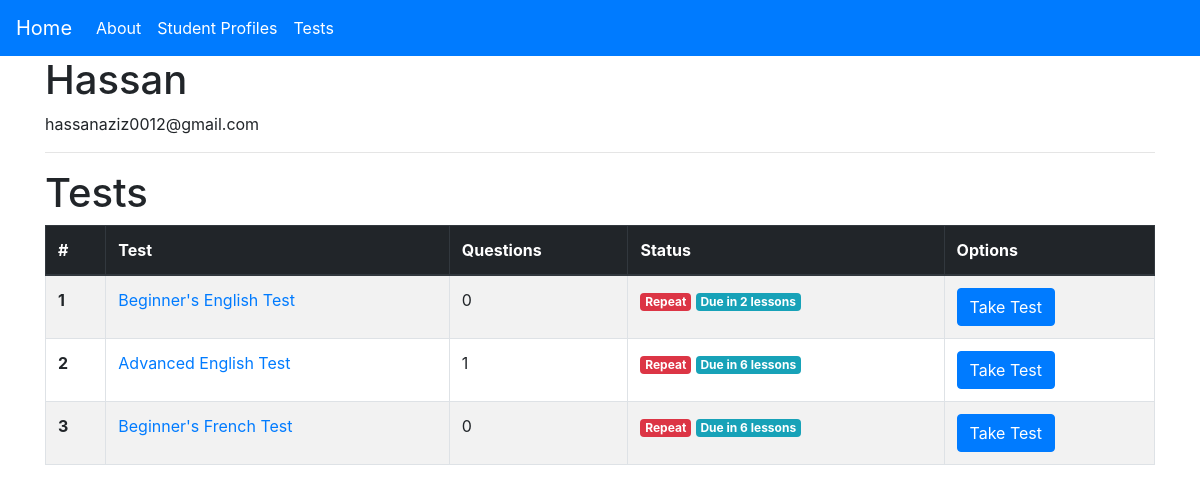
Page /profile/Hassan on the earlier database version.
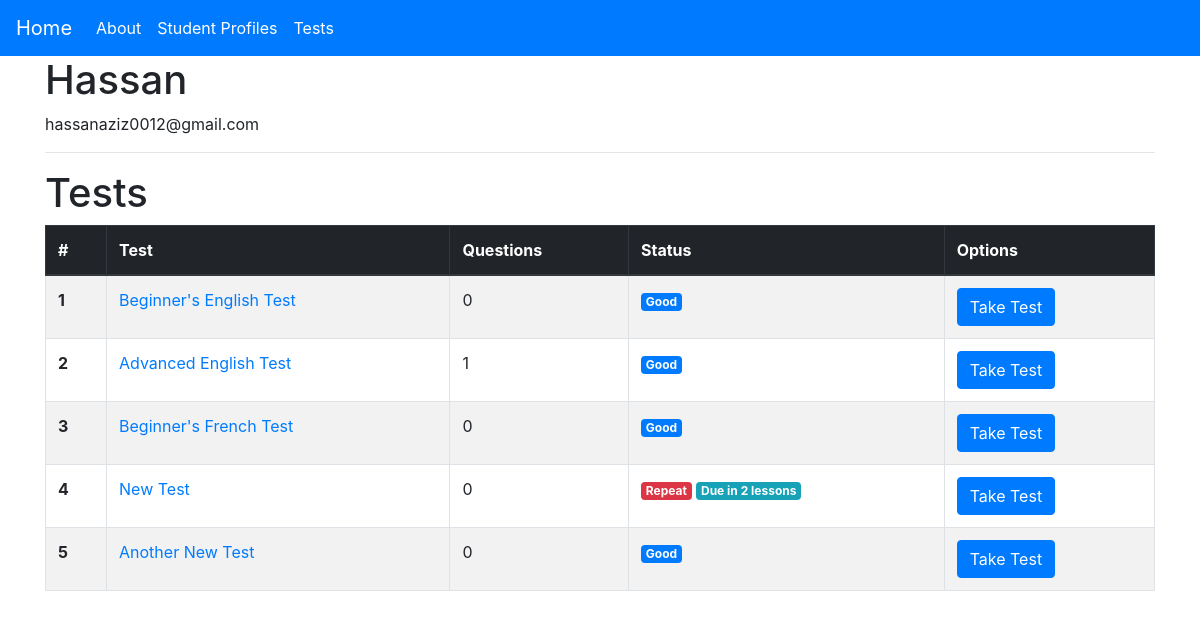
Same page on the later database version.
### main/models.py (models this page shows, shortened)
class StudentProfile(models.Model):
    username = models.CharField(max_length=100, blank=False)
    email = models.EmailField()
    avg_score = models.IntegerField(default=0)

class Test(models.Model):
    test_name = models.CharField(max_length=100)
    test_directions = models.TextField(null=True)
    test_status_new = models.ManyToManyField('StudentProfile', related_name='test_status_new')
    test_status_good = models.ManyToManyField('StudentProfile', related_name='test_status_good')
    test_status_repeat = models.ManyToManyField('StudentProfile', related_name='test_status_repeat')
    test_repeat_due = models.IntegerField(default=6)
    test_status_due = models.ManyToManyField('StudentProfile', related_name='test_status_due')

### main/views.py (the view)
# urls.py: path('profile/<str:profile_username>', views.profile, name='profile'),
def profile(request, profile_username):
    profile = StudentProfile.objects.filter(username=profile_username).first()
    tests = Test.objects.all()
    questions = Question.objects.all()
    context = {
        'title': profile.username + ' - Profile',
        'profile': profile,
        'tests': tests,
        'questions': questions,
    }
    return render(request, 'main/profile.html', context=context)

### main/templatetags/tags.py (called while the page is built)
@register.simple_tag(name='filter_questions_per_test')
def filter_questions_per_test(questions, test_id):
    questions_per_test = questions.filter(test=test_id)
    length_of_questions = len(questions_per_test)
    return length_of_questions

### main/templates/main/profile.html
{% extends 'main/base.html' %}
{% load tags %}
{% block content %}
<h1>{{profile.username}}</h1>
<p>{{profile.email}}</p>
<hr>
<h1>Tests</h1>
<table class="table table-bordered table-striped">
    <thead class="thead-dark">
        <tr>
            <th scope="col">#</th>
            <th scope="col">Test</th>
            <th scope="col">Questions</th>
            <th scope="col">Status</th>
            <th scope="col">Options</th>
        </tr>
    </thead>
    <tbody>
        {% for test in tests %}
            <tr>
                <th scope="row">{{forloop.counter}}</th>
                <td>
                    <a href="{% url 'test' test.id %}">
                        {{test.test_name}}
                    </a>
                </td>
                <td>{%filter_questions_per_test questions test.id%}</td>
                <td>
                    {% if profile in test.test_status_new.all %}
                        <span class="badge badge-success">New</span>
                    {% elif profile in test.test_status_good.all %}
                        <span class="badge badge-primary">Good</span>
                    {% elif profile in test.test_status_repeat.all %}
                        <span class="badge badge-danger">Repeat</span>
                        <span class="badge badge-info">Due in {{test.test_repeat_due}} lessons</span>
                    {% elif test.test_status_due %}
                        <span class="badge badge-success">Due</span>
                    {% else %}
                        <span class="badge badge-secondary">Status Unknown</span>
                    {% endif %}
                </td>
                <td>
                    <a href="{% url 'take-test' test_id=test.id profile_id=profile.id %}">
                        <button class="btn btn-primary">Take Test</button>
                    </a>
                </td>
            </tr>
        {%endfor%}
    </tbody>
</table>
{% endblock content %}

### main/templates/main/base.html (shortened to what this page needs)
<!DOCTYPE html>
<html lang="en">
<head>
    <link rel="stylesheet" href="https://maxcdn.bootstrapcdn.com/bootstrap/4.0.0/css/bootstrap.min.css">
</head>
<body>
<nav class="navbar navbar-expand-lg navbar-dark bg-primary pb-2">
    <a class="navbar-brand" href="{% url 'home' %}">Home</a>
    <div class="collapse navbar-collapse" id="navbarNav">
    <ul class="navbar-nav">
        <li class="nav-item active">
            <a class="nav-link" href="{% url 'about' %}">About <span class="sr-only">(current)</span></a>
        </li>
        <li class="nav-item active">
            <a class="nav-link" href="{% url 'manage-profile' %}">Student Profiles <span class="sr-only">(current)</span></a>
        </li>
        <li class="nav-item active">
            <a class="nav-link" href="{% url 'tests' %}">Tests <span class="sr-only">(current)</span></a>
        </li>
    </ul>
    </div>
</nav>
<div class="container">
    {% block content %}
    {% endblock content %}
</div>
</body>
</html>

Differences in the rows shown:
changed Test "Beginner's English Test": test_repeat_due "2" → (not shown); text "Repeat Due in lessons" → "Good"
shown differently, row unchanged: Test "Advanced English Test": test_repeat_due "6" → (not shown); text "Repeat Due in lessons" → "Good"
shown differently, row unchanged: Test "Beginner's French Test": test_repeat_due "6" → (not shown); text "Repeat Due in lessons" → "Good"
added Test: test_name "New Test", id "0", test_repeat_due "2"
added Test: test_name "Another New Test", id "0", shows "Good"
